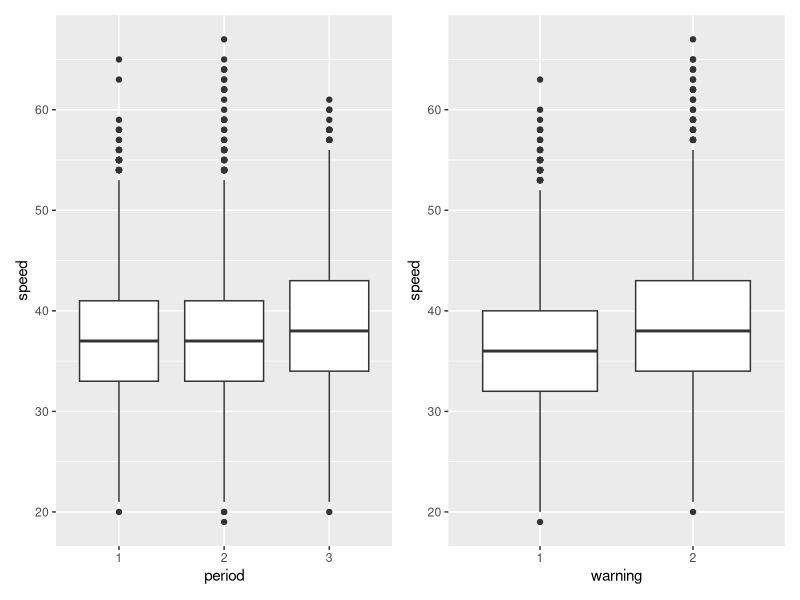
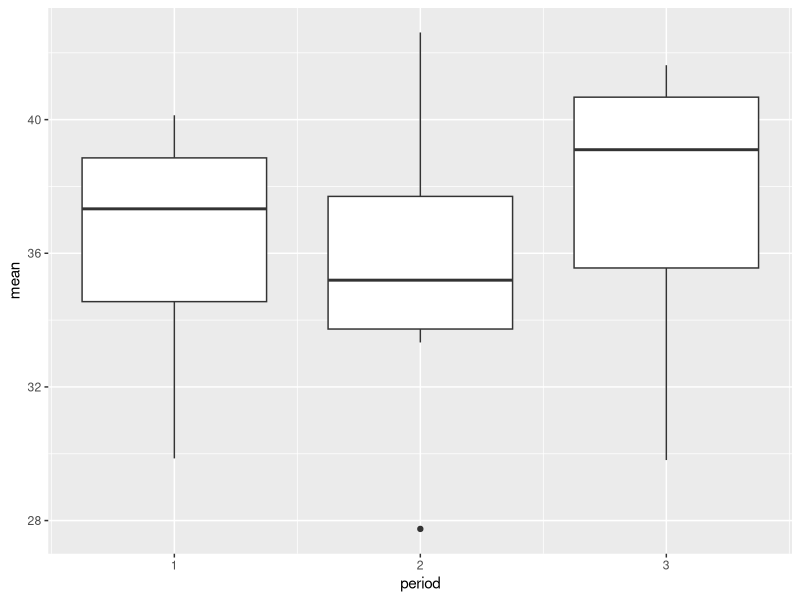
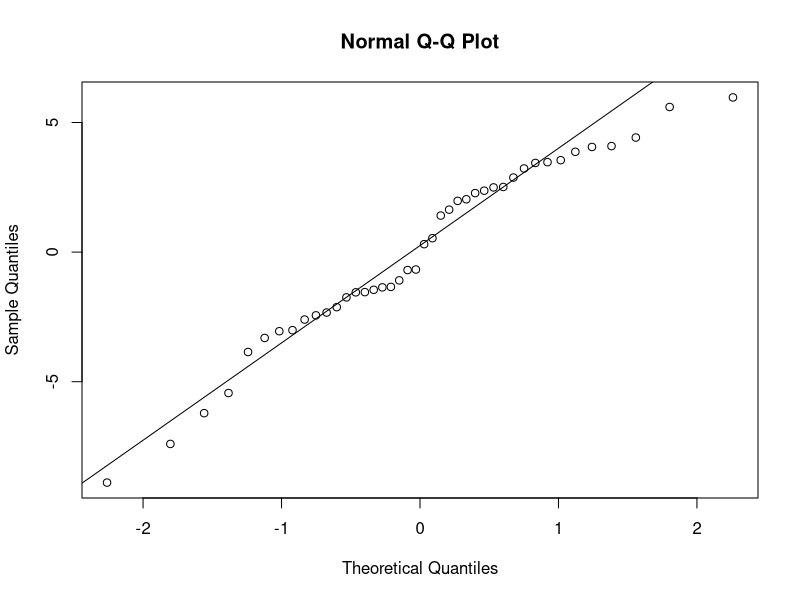
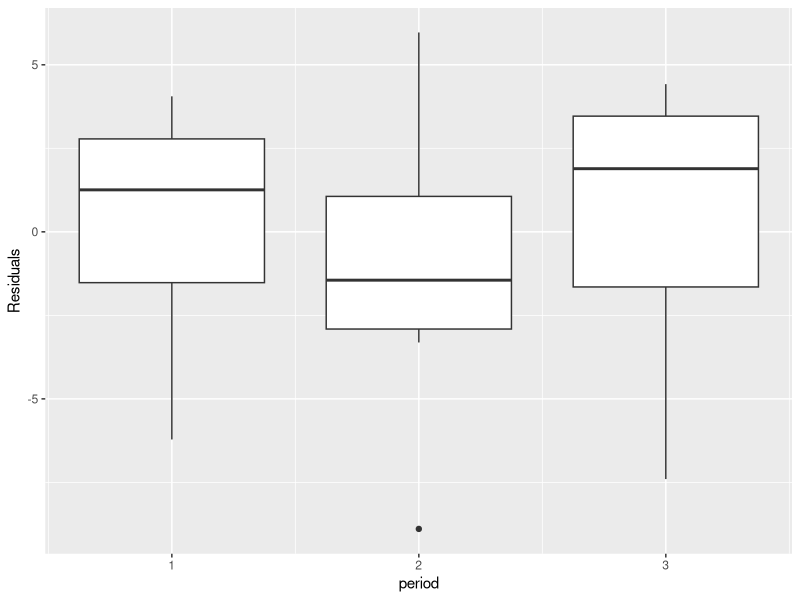

R code for these plots, in order:
### Stats with R Exercise sheet 6

##########################
# ANOVA
##########################

## This exercise sheet contains the exercises that you will need to complete and 
## submit by 23:55 on Sunday, December 12. Write the code below the questions. 
## If you need to provide a written answer, comment this out using a hashtag (#). 
## Submit your homework via cms

## Please write below your (and your teammates) name, matriculation number. 

## Team: 31
## Name:Senorita Rodricks
## Matriculation number: 7015445
## Name:Shahana Mogal
## Matriculation number: 7015588
## Name:Sneha Mariam Sam
## Matriculation number: 7015831

###########################################################################################



#######################
### Exercise 1: Preparation
#######################

library(boot)
library(ggplot2)
library(dplyr)
library(car)

# This time we will be working with the "amis" data frame (package 'boot') that has 
# 8437 rows and 4 columns.

# In a study into the effect that warning signs have on speeding patterns, 
# Cambridgeshire County Council considered 14 pairs of locations. The locations were 
# paired to account for factors such as traffic, volume and type of road. One site in 
# each pair had a sign erected warning of the dangers of speeding and asking drivers 
# to slow down. No action was taken at the second site. Three sets of measurements 
# were taken at each site. 
# Each set of measurements was nominally of the speeds of 100 cars but not all sites 
# have exactly 100 measurements. These speed measurements were taken before the 
# erection of the sign, shortly after the erection of the sign, and again after 
# the sign had been in place for some time.

## a) For the further reference please use ?amis. 
## It may take some time to understand the dataset. 

?amis

## b) Load the dataset, store it into a variable called "data", and briefly inspect it. 
## Feel free to make some plots and calculate some statistics in order to understand 
## the data.

data <- amis
glimpse(data)
t.test(speed~warning, data=data)

## c) All our columns have numeric type. Convert the categorical columns to factors.

data$warning <- factor(data$warning)
data$period <- factor(data$period)
data$pair <- factor(data$pair)

str(data)

## d) Plot boxplots for the distribution of `speed` for each of the `period` values 
## (before, immediately after and after some time). Build 2 plots (each containing 3 
## boxplots) side by side depending on the `warning` variable.
## (For all plots here and below please use ggplot)

install.packages('patchwork') #because par() does not work with ggplot2 package
library(patchwork)

#DOUBT

plot1 <- ggplot(data) +
  geom_boxplot(aes(period, speed))

plot2 <- ggplot(data) +
  geom_boxplot(aes(warning, speed))

#plot3 <- ggplot(data) +
#  geom_boxplot(aes(period, warning))

plot1 + plot2

## e) What can you conclude looking at the plots? What can you say about people's 
## behaviour in different periods: before, immediately after and after some time?

## Looking at the plots, we see that there was not much of a change between the period before
## erecting the warning signs and immediately after erecting the warning signs. But after a while,
## it seems that the speed has been increasing.

## f) What are your ideas about why the data with warning==2 (sites where no sign was 
## erected) was collected?

## For places without a warning sign (warning==2), the speed has been relatively higher compared
## to the locations with the warning sign, i.e. the people have become more aware of reducing their
## speed when seeing a warning sign.

#######################
### Exercise 2: 1-way ANOVA
#######################

## a) First let's create a new data frame which will be used for all exercise 2.
## For the 1-way ANOVA we will be working with a subset of `amis` using only the 
## data for sites where warning signs were erected, which corresponds to warning==1. 
## Therefore first subset your data to filter out warning==2 and then apply group_by() and summarize() 
## to average "speed" over each "pair" and "period". 
## Assign this new data frame to the variable casted_data.

data_sub <- subset(amis, warning==1, select=c(speed, period, pair, warning))

casted_data <- data_sub %>%
  group_by(pair, period) %>%
  summarize(mean = mean(speed, na.rm = TRUE))
casted_data

## b) Build boxplots of the average speed depending on "period".

ggplot(casted_data) +
  geom_boxplot(aes(period, mean, group=period))

## c) Looking at the boxplots, is there a difference between the periods?

# Yes, both the ranges as well as the means for the periods differ. Also, there is an 
# outlier for period #2.

## d) Now we are ready to perform 1-way ANOVA: please use the function aov() on the 
## speed depending on the period and assign the result to aov1way
aov1way <- aov(mean ~ period, data = casted_data)

## Before we interpret the results, let's check the ANOVA assumptions and whether 
## they are violated or not and why.

## e) Independence assumption
## (Figure out the best way to check this assumption and give a detailed justified 
## answer to whether it is violated or not.)

# There is no formal test to verify the independence assumption. In order to check whether 
# it is satisfied, the data collection method needs to be analysed. From the data collection,
# it is obvious that each sample is independent of the other and hence there is independence
# of observations within groups. Similarly, there is independence between groups.

## f) Normality of residuals
##  First add the residuals to your casted data set, you find them in model$residuals
##  next, make a qqplot (using qqnorm() or geom_qq() ina ggplot) for the residuals and 
##  run the shapiro wilk test.

casted_data$Residuals<-aov1way$residuals

qqnorm(casted_data$Residuals)
qqline(casted_data$Residuals)

shapiro.test(casted_data$Residuals)


## g) What do you conclude from your results in f?

# From the shapiro-wilk normality test, we can see that the p-value is 0.01798 which
# is sufficiently large, which is greater than the alpha of 0.05. Hence, the null hypothesis is
# accepted which states that the data is normally distributed. From the Q-Q plot, we can say the same.


## h) Homogeneity of variance of residuals
##  First, plot the residuals by period (boxplots) to see whether variance differs between groups
##  Next, run Levene's test using the function leveneTest() (from library car) with the same syntax
##  as aov(). It indicates whether the variance is significantly different between groups (= not
##  homogeneous).

ggplot(casted_data) +
  geom_boxplot(aes(period, Residuals, group=period))


leveneTest(casted_data$mean, casted_data$period)

## i) What do you conclude from your results in h?

# The p-value for the Levene's test is 0.8383, which is larger than that of the alpha (0.05). 
# This means that the null hypothesis can't be rejected (null hyp. is that the variance between groups is same).


## j) Now we turn to the results. Look at the summary of aov1way
summary(aov1way)

## k) State your conclusion

## l) Please do pairwise t-tests of the same variables as in d) using pairwise.t.test().

## m) Try to use no adjustment for pairwise testing and then the Bonferroni correction.

## n) If the results change  in m, why do they? What does Bonferroni correction do?

#######################
### Exercise 3: 2-way ANOVA
#######################
## a) Now we want to analyze the influence of 2 categorical variables 
## (period and warning) on the speed.
## So let's turn back to our initial dataset amis (not its subset with warning==1).
## First, we need to average the speed over each `pair`, `warning` and `period
## Cast your data again and assign the results to casted_data2.

## b) State the main difference between the applicability of 1-way and 2-way ANOVA.

## c) Do you think, we need to include an interaction term in the ANOVA?

## e) Now apply the 2-way ANOVA: please use the function aov() with mean speed as the
## dependent variable, period and warning as predictor (independent) variables and depending on your
## answer in c) either including an interaction term, or not.

## f) Report the p-values and interpret the results in detail. Properly formulate the findings
##  with regard to the research question!
